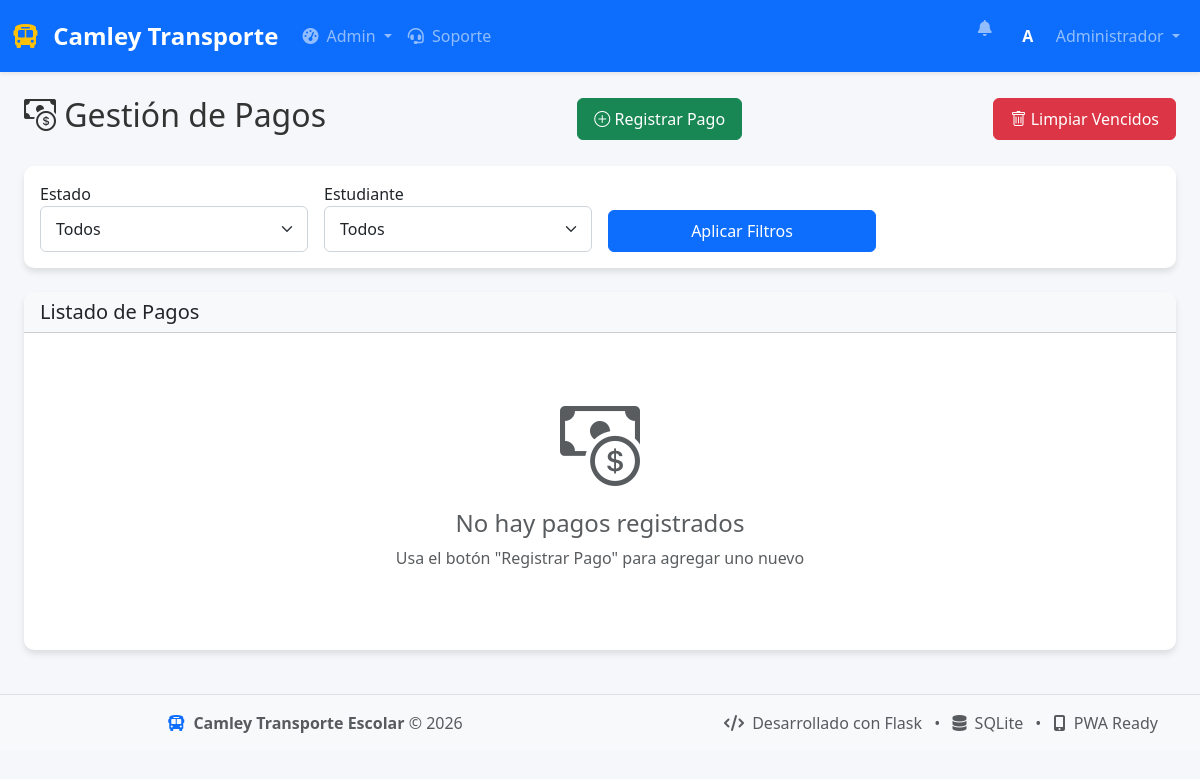
Before: /admin/pagos (signed in) with the older database file.
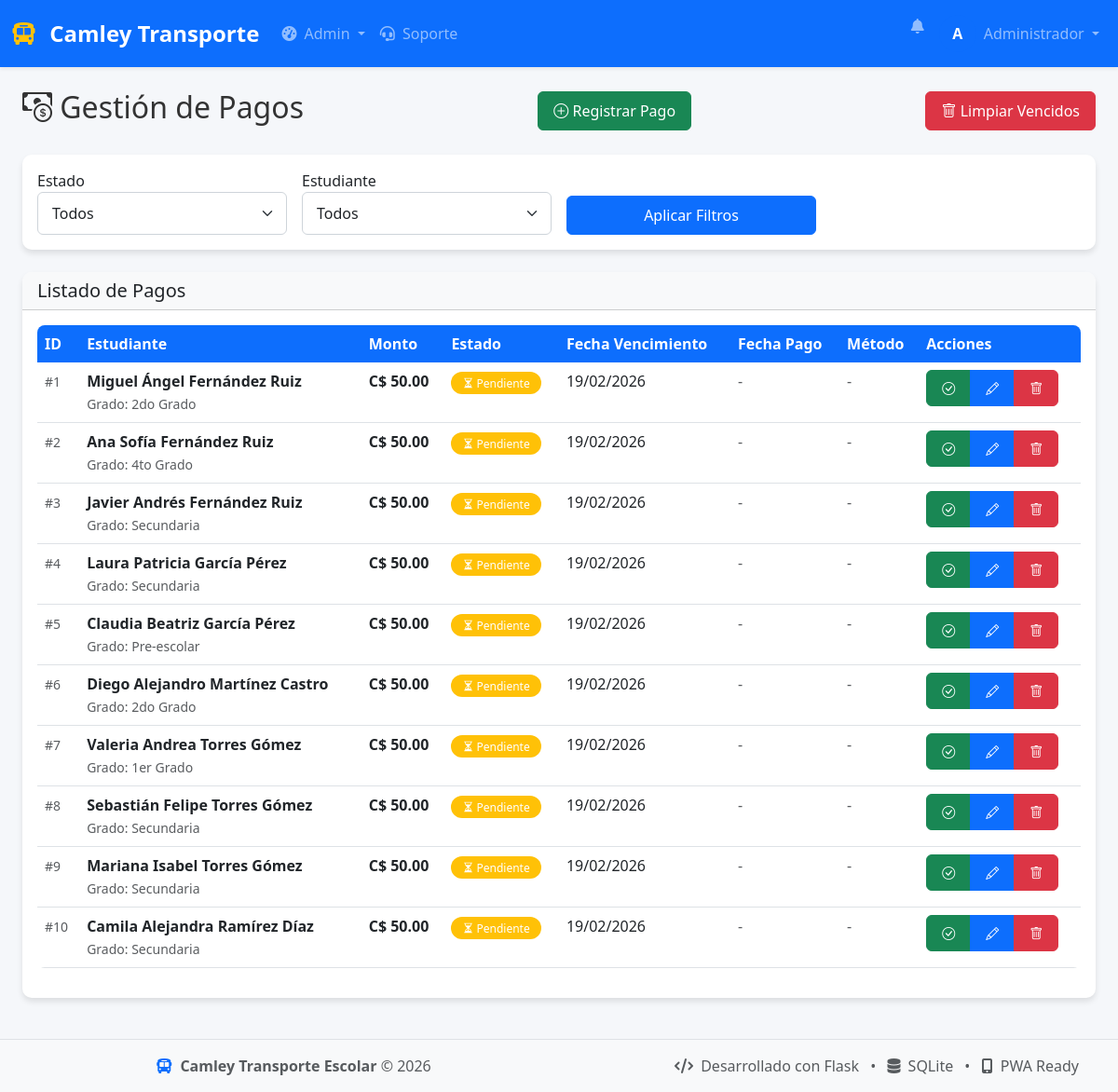
After: the same page with the newer database file.
### database.py (models this page shows, shortened)
class Pago(db.Model):
    __tablename__ = 'pago'
    id = db.Column(db.Integer, primary_key=True)
    estudiante_id = db.Column(db.Integer, db.ForeignKey('estudiante.id'), nullable=False)
    monto = db.Column(db.Float, nullable=False)
    fecha_pago = db.Column(db.DateTime)
    fecha_creacion = db.Column(db.DateTime, default=datetime.utcnow)
    fecha_vencimiento = db.Column(db.DateTime, nullable=False)
    estado = db.Column(db.String(20), default='pendiente')  # 'pagado', 'pendiente', 'vencido'
    meses_cubiertos = db.Column(db.Integer, default=1)
    metodo_pago = db.Column(db.String(50))
    referencia = db.Column(db.String(100))
    visto_padre = db.Column(db.Boolean, default=False)
    descripcion = db.Column(db.String(200))

class Estudiante(db.Model):
    __tablename__ = 'estudiante'
    id = db.Column(db.Integer, primary_key=True)
    nombre = db.Column(db.String(100), nullable=False)
    edad = db.Column(db.Integer)
    genero = db.Column(db.String(10))
    grado = db.Column(db.String(50))
    escuela = db.Column(db.String(200))
    condicion = db.Column(db.String(200))
    padre_id = db.Column(db.Integer, db.ForeignKey('usuario.id'))
    ruta_id = db.Column(db.Integer, db.ForeignKey('ruta.id'))
    fecha_inscripcion = db.Column(db.DateTime, default=datetime.utcnow)
    activo = db.Column(db.Boolean, default=True)
    pagos = db.relationship('Pago', backref='estudiante', lazy=True)
    asistencias = db.relationship('Asistencia', backref='estudiante', lazy=True)

### app.py (the view, shortened to what this page needs)
@app.route('/admin/pagos')
@login_required
def admin_pagos():
    if current_user.rol != 'admin':
        return redirect(url_for('index'))
    estado = request.args.get('estado', 'todos')
    estudiante_id = request.args.get('estudiante_id')
    query = Pago.query.join(Estudiante, Pago.estudiante_id == Estudiante.id)
    if estudiante_id and estudiante_id.isdigit():
        query = query.filter(Pago.estudiante_id == int(estudiante_id))
    pagos = query.order_by(
        Pago.estado,
        Pago.fecha_vencimiento.asc()
    ).all()
    estudiantes = Estudiante.query.order_by(Estudiante.nombre.asc()).all()
    return render_template('admin/pagos.html',
                        pagos=pagos,
                        estudiantes=estudiantes,
                        estado_actual=estado,
                        now=datetime.utcnow())

### app.py (called while the page is built)
@login_manager.user_loader
def load_user(user_id):
    return Usuario.query.get(int(user_id))

@app.context_processor
def inject_now():
    return {'now': datetime.utcnow()}

### database.py (called while the page is built)
    @property
    def is_authenticated(self):
        return True

### templates/admin/pagos.html (shortened to what the changed rows need)
{% extends "base.html" %}
{% block content %}
<div class="container-fluid">
    <div class="d-flex justify-content-between align-items-center mb-4">
        <h2><i class="bi bi-cash-coin"></i> Gestión de Pagos</h2>
    </div>
    <div class="card">
        <div class="card-body">
            {% if pagos %}
            <div class="table-responsive">
                <table class="table table-hover">
                    <thead>
                        <tr>
                            <th>ID</th>
                            <th>Estudiante</th>
                            <th>Monto</th>
                            <th>Estado</th>
                            <th>Fecha Vencimiento</th>
                            <th>Fecha Pago</th>
                            <th>Método</th>
                            <th>Acciones</th>
                        </tr>
                    </thead>
                    <tbody>
                        {% for pago in pagos %}
                        <tr>
                            <td><small class="text-muted">#{{ pago.id }}</small></td>
                            <td>
                                {% if pago.estudiante %}
                                <strong>{{ pago.estudiante.nombre }}</strong>
                                <br>
                                <small class="text-muted">Grado: {{ pago.estudiante.grado }}</small>
                                {% else %}
                                <span class="text-danger">Estudiante no encontrado (ID: {{ pago.estudiante_id }})</span>
                                {% endif %}
                            </td>
                            <td>
                                <span class="fw-bold">C$ {{ "%.2f"|format(pago.monto) }}</span>
                            </td>
                            <td>
                                {% if pago.estado == 'pagado' %}
                                <span class="badge bg-success"><i class="bi bi-check-circle"></i> Pagado</span>
                                {% elif pago.fecha_vencimiento and pago.fecha_vencimiento < now %}
                                <span class="badge bg-danger"><i class="bi bi-exclamation-triangle"></i> Vencido</span>
                                {% else %}
                                <span class="badge bg-warning"><i class="bi bi-hourglass-split"></i> Pendiente</span>
                                {% endif %}
                            </td>
                            <td>
                                {% if pago.fecha_vencimiento %}
                                {{ pago.fecha_vencimiento.strftime('%d/%m/%Y') }}
                                {% else %}
                                <span class="text-muted">No definido</span>
                                {% endif %}
                            </td>
                            <td>
                                {% if pago.fecha_pago %}
                                {{ pago.fecha_pago.strftime('%d/%m/%Y') }}
                                {% else %}
                                <span class="text-muted">-</span>
                                {% endif %}
                            </td>
                            <td>
                                {% if pago.metodo_pago %}
                                {{ pago.metodo_pago|capitalize }}
                                {% else %}
                                <span class="text-muted">-</span>
                                {% endif %}
                            </td>
                            <td>
                                <div class="btn-group" role="group">
                                    {% if pago.estado == 'pendiente' %}
                                    <button class="btn btn-sm btn-success"
                                            onclick="marcarComoPagado({{ pago.id }})"
                                            title="Marcar como pagado">
                                        <i class="bi bi-check-circle"></i>
                                    </button>
                                    {% endif %}
                                    <button class="btn btn-sm btn-primary"
                                            onclick="editarPago({{ pago.id }})"
                                            title="Editar pago">
                                        <i class="bi bi-pencil"></i>
                                    </button>
                                    <button class="btn btn-sm btn-danger"
                                            onclick="eliminarPago({{ pago.id }}, '{{ pago.estudiante.nombre if pago.estudiante else 'Sin nombre' }}')"
                                            title="Eliminar pago">
                                        <i class="bi bi-trash"></i>
                                    </button>
                                </div>
                            </td>
                        </tr>
                        {% endfor %}
                    </tbody>
                </table>
            </div>
            {% else %}
            <div class="text-center py-5">
                <i class="bi bi-cash-coin display-1 text-muted"></i>
                <h4 class="text-muted mt-3">No hay pagos registrados</h4>
                <p class="text-muted">Usa el botón "Registrar Pago" para agregar uno nuevo</p>
            </div>
            {% endif %}
        </div>
    </div>
</div>
{% endblock %}

Changed rows visible on the page:
added Pago: id "1", estudiante.nombre "Miguel Ángel Fernández Ruiz", estudiante.grado "2do Grado", monto "50.00", estado "pendiente" (drawn), fecha_vencimiento "19/02/2026"
added Pago: id "2", estudiante.nombre "Ana Sofía Fernández Ruiz", estudiante.grado "4to Grado", monto "50.00", estado "pendiente" (drawn), fecha_vencimiento "19/02/2026"
added Pago: id "3", estudiante.nombre "Javier Andrés Fernández Ruiz", estudiante.grado "Secundaria", monto "50.00", estado "pendiente" (drawn), fecha_vencimiento "19/02/2026"
added Pago: id "4", estudiante.nombre "Laura Patricia García Pérez", estudiante.grado "Secundaria", monto "50.00", estado "pendiente" (drawn), fecha_vencimiento "19/02/2026"
added Pago: id "5", estudiante.nombre "Claudia Beatriz García Pérez", estudiante.grado "Pre-escolar", monto "50.00", estado "pendiente" (drawn), fecha_vencimiento "19/02/2026"
added Pago: id "6", estudiante.nombre "Diego Alejandro Martínez Castro", estudiante.grado "2do Grado", monto "50.00", estado "pendiente" (drawn), fecha_vencimiento "19/02/2026"
added Pago: id "7", estudiante.nombre "Valeria Andrea Torres Gómez", estudiante.grado "1er Grado", monto "50.00", estado "pendiente" (drawn), fecha_vencimiento "19/02/2026"
added Pago: id "8", estudiante.nombre "Sebastián Felipe Torres Gómez", estudiante.grado "Secundaria", monto "50.00", estado "pendiente" (drawn), fecha_vencimiento "19/02/2026"
added Pago: id "9", estudiante.nombre "Mariana Isabel Torres Gómez", estudiante.grado "Secundaria", monto "50.00", estado "pendiente" (drawn), fecha_vencimiento "19/02/2026"
added Pago: id "10", estudiante.nombre "Camila Alejandra Ramírez Díaz", estudiante.grado "Secundaria", monto "50.00", estado "pendiente" (drawn), fecha_vencimiento "19/02/2026"
Other visible differences:
text no longer shown: "No hay pagos registrados Usa el botón \"Registrar Pago\" para agregar uno nuevo"
text now shown: "ID Estudiante Monto Estado Fecha Vencimiento Fecha Pago Método Acciones"
